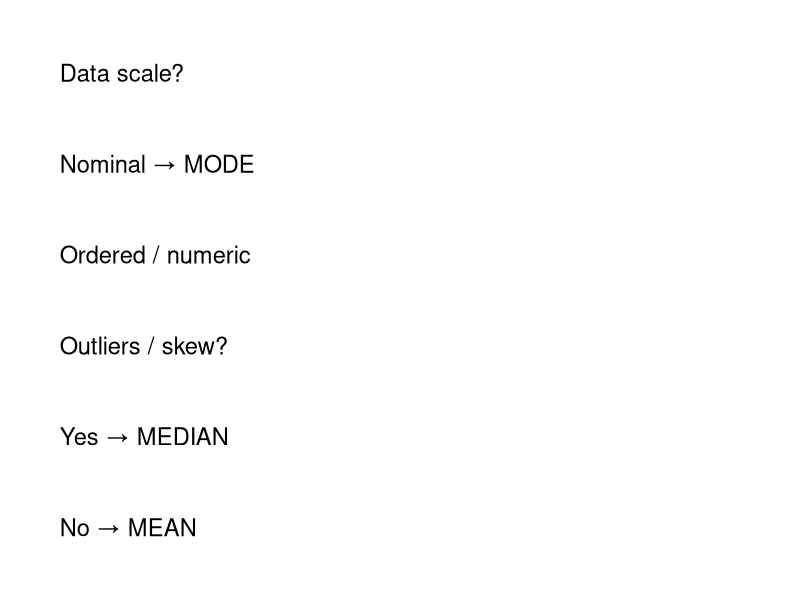
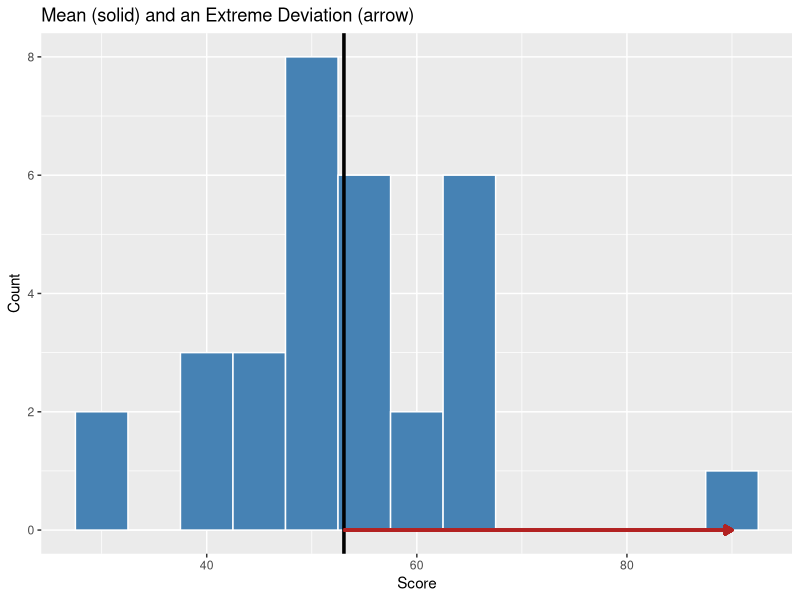
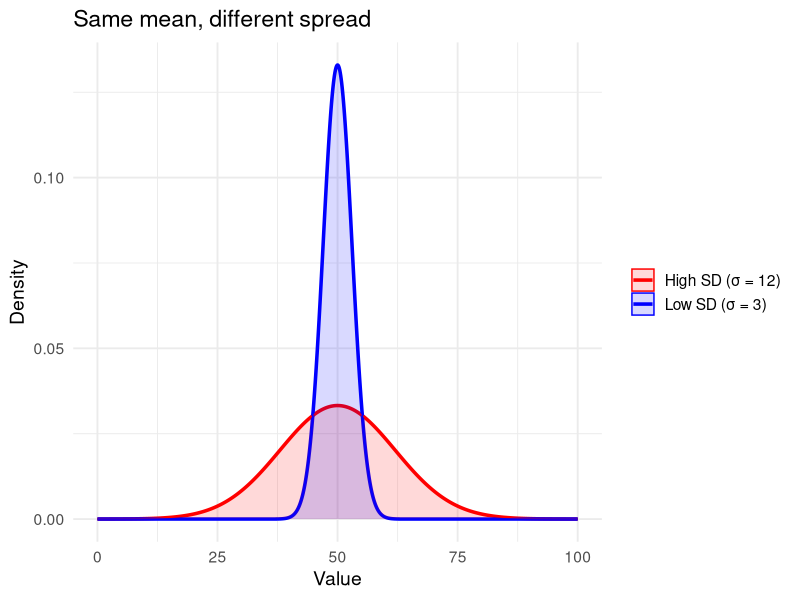

Source code (R) for these figures, in order:
## ---- chunk 1
library(ggplot2)           # only for making figures
knitr::opts_chunk$set(
  echo = FALSE,            
  message = FALSE, warning = FALSE,
  dev = "png",
  fig.width = 6, fig.height = 4, fig.align = "center"
)
## ---- chunk 2
decision <- data.frame(
  x = rep(1, 6),
  y = 5:0,
  label = c(
    "Data scale?",
    "Nominal → MODE",
    "Ordered / numeric",
    "Outliers / skew?",
    "Yes → MEDIAN",
    "No → MEAN"
  )
)
ggplot(decision, aes(x, y, label = label)) +
  geom_text(size = 6, hjust = 0) +
  xlim(0.9, 4) + ylim(-0.5, 5.5) +
  theme_void()
## ---- chunk 3
set.seed(2)
scores <- c(rnorm(30, 50, 8), 90)   # one extreme value
mn <- mean(scores)
ggplot(data.frame(scores), aes(scores)) +
  geom_histogram(binwidth = 5, fill = "steelblue", colour = "white") +
  geom_vline(xintercept = mn, lwd = 1.2) +
  geom_segment(aes(x = mn, xend = 90, y = 0, yend = 0),
               arrow = arrow(type = "closed", length = unit(0.2, "cm")),
               colour = "firebrick", lwd = 1) +
  labs(title="Mean (solid) and an Extreme Deviation (arrow)",
       x = "Score", y = "Count")
## ---- chunk 4
library(ggplot2)

# Build a grid of x-values and the corresponding normal PDFs
x <- seq(0, 100, length.out = 1000)
df <- rbind(
  data.frame(x, density = dnorm(x, mean = 50, sd = 3),
             group = "Low SD (σ = 3)"),
  data.frame(x, density = dnorm(x, mean = 50, sd = 12),
             group = "High SD (σ = 12)")
)

ggplot(df, aes(x, density, colour = group, fill = group)) +
  geom_line(size = 1.2) +                     # smooth curves
  geom_area(alpha = .15, position = "identity") +  # light fill
  scale_colour_manual(values = c("High SD (σ = 12)" = "red",
                                 "Low SD (σ = 3)"  = "blue")) +
  scale_fill_manual(values = c("High SD (σ = 12)" = "red",
                               "Low SD (σ = 3)"  = "blue")) +
  labs(title = "Same mean, different spread",
       x = "Value", y = "Density") +
  theme_minimal(base_size = 14) +
  theme(legend.title = element_blank())


